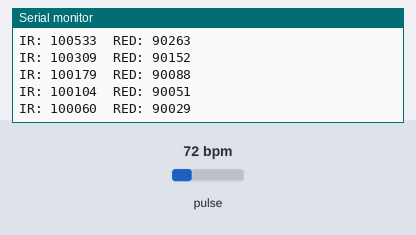
The sketch below on a simulated Arduino Uno, built with avr-gcc and run on an emulated ATmega328P. On the bench: the last lines printed to the serial monitor. The inputs (shaded band) are chosen by the test bench; at power-on: pulse 72 bpm.

Above: at 2.2 s.
2.3 s: pulse set to 42 bpm
At 2.36 s:
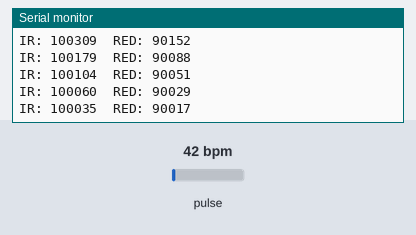
3.8 s: pulse set to 70 bpm
At 3.83 s:
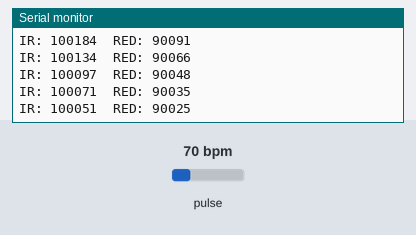
Timing chart, 0 to 6.8 s (numbered marks = the images above; inputs shaded):
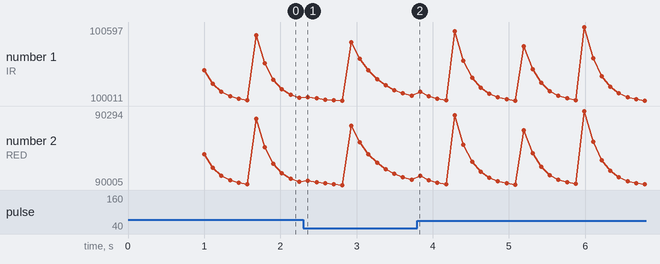

The sketch:

raw_ppg_test.ino
```cpp
/*
 * raw_ppg_test.ino
 * Prints raw IR and RED readings from the MAX30102.
 * No finger: low values (hundreds). Finger on sensor: tens of thousands.
 */

#include <Wire.h>
#include "MAX30105.h"

MAX30105 particleSensor;

void setup() {
  Serial.begin(115200);
  while (!Serial) delay(10);
  delay(1000);

  if (!particleSensor.begin(Wire, I2C_SPEED_STANDARD)) {
    Serial.println("ERROR: MAX30102 not found!");
    while (1);
  }

  Serial.println("SUCCESS: MAX30102 detected!");
  particleSensor.setup();
  particleSensor.setPulseAmplitudeRed(0x0A);
  particleSensor.setPulseAmplitudeIR(0x0A);
}

void loop() {
  Serial.print("IR: ");
  Serial.print(particleSensor.getIR());
  Serial.print("  RED: ");
  Serial.println(particleSensor.getRed());
  delay(100);
}
```

Measured:
- plotted number 1: 100035 → 100051 after the input at 2.3 s
- plotted number 2: 90017 → 90025 after the input at 2.3 s
